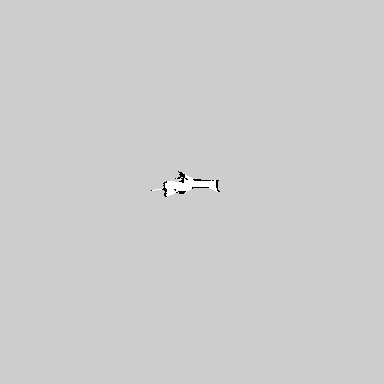
#> input picture map.pgm, 384 x 384 px, found by its file name
$ jupyter execute wall_trace.ipynb   (shell and % lines are left out)
#> lines starting #> are read from the running program, lines starting #| are printed output that depends on the picture; after the words box and inside, x2 and y2 are one past the last pixel; in counts of white or black regions, pixels touching at a corner belong together
<a href="https://colab.research.google.com/github/pelegharel/robotics-final/blob/master/wall_trace.ipynb" target="_parent"></a>

[cell 1]
import numpy as np
from numpy.linalg import norm
from matplotlib import pyplot as plt
from ipywidgets import interact
from ipywidgets import widgets
from IPython.display import display
from itertools import islice, cycle
import cv2

# Wall tracking

[cell 2]
def unit_vector(vector):
  """
  Returns a normalized vector of length 1
  """
  return vector / norm(vector)

def unit_vectors(vectors):
    """ Returns the unit vector of the vector."""
    return vectors / norm(vectors, axis=1).reshape(-1, 1)

def angle_between_many(vector, vector_collection):
    """
    Calculates the angles between one 2D vector vec (An array of size 2)
    to a collection of vectors (an array of size n X 2)
    """
    v1 = unit_vector(vector).reshape(2, 1)
    v2s = unit_vectors(vector_collection)

    cosines = v2s @ v1
    sinuses = np.column_stack((-v2s[:,1], v2s[:,0])) @ v1

    return np.arctan2(sinuses, cosines)

def find_rightside_points(robot_pos, robot_rotation, points_to_filter):
  """
  Given a robot position (row, col) and rotation vectors,
  returns only the points there are to the right of the robot
  from the point of view of the robot.
  """
  vectors = points_to_filter - robot_pos
  angles = angle_between_many(robot_rotation, vectors)
  return points_to_filter[np.where(angles > 0)[0]]

def closest_point(robot_pos, points):
  """
  Given a robot position and a collection of points,
  returns the colsest point
  """
  norms = norm(robot_pos - points, axis=1)
  return points[np.argmin(norms)]

[cell 3]
NEIGHBORS_8_CW = [(0, 1),
                  (1, 1),
                  (1, 0),
                  (1, -1),
                  (0, -1),
                  (-1, -1),
                  (-1, 0),
                  (-1, 1)]

NEIGHBORS_8_CCW = NEIGHBORS_8_CW[::-1]

def neighbor_by_angle(theta):
  """
  Given an angle, calculate the matching 8 neighbor of point (0,0).
  Assuming row, column coordinates and
  that the angle is relative to vector (0, 1)
  """
  if theta < 0:
    theta = 2 * np.pi  + theta
  return NEIGHBORS_8_CW[int(theta // (np.pi / 4)) % 8]

def neighbor_by_direction(direction):
  return neighbor_by_angle(np.arctan2(direction[0], direction[1]))

def cw_neighbors_from(neighbor):
  """
  Given a nieghbor, returns the 8 neighbors starting from that position
  advencing at a clockwise manner.
  """
  start = NEIGHBORS_8_CW.index(neighbor)
  it = cycle(NEIGHBORS_8_CW)
  return list(islice(it, start, start + 8))

def ccw_neighbors_from(neighbor):
  """
  Given a nieghbor, returns the 8 neighbors starting from that position
  advencing at a counter clockwise manner.
  """
  start = NEIGHBORS_8_CCW.index(neighbor)
  it = cycle(NEIGHBORS_8_CCW)
  return list(islice(it, start, start + 8))

def neighbors_from(pos, neighbors):
  return [np.add(pos, n) for n in neighbors]

def track_start_point(wmap, robot_position, wall_point):
  vec = np.subtract(wall_point, robot_position)
  neighbor = neighbor_by_direction(vec)


  return next(((r, c)
               for r, c in neighbors_from(wall_point,
                                          ccw_neighbors_from(neighbor))
               if wmap[r, c] == VACANT),
              None)

def next_wall_trace_pos(wmap, pos, direction):
  neighbor = neighbor_by_direction(direction)

  worldrow, worldcol = np.add(pos, neighbor)

  if wmap[worldrow, worldcol] == VACANT:
    rotations = cw_neighbors_from(neighbor)
    world_neighbors = [np.add(pos, n) for n in rotations]
    next_world_neighbors = world_neighbors[1:]
  elif wmap[worldrow, worldcol] == OCCUPIED:
    rotations = ccw_neighbors_from(neighbor)
    next_world_neighbors = [np.add(pos, n) for n in rotations]
    world_neighbors = next_world_neighbors[1:]
  else:
    return None

  return next(
      (
          (rot, (cr, cc))
          for rot, (cr, cc), (nr, nv) in zip(rotations,
                                             world_neighbors,
                                             next_world_neighbors)
          if all([(wmap[cr, cc] == VACANT),
                  (wmap[nr, nv] == OCCUPIED),
                  ((cr, cc) != pos)])
      ),
      None)

def track_wall(wmap,
               robot_position, robot_rotation,
               wall_point):
  pos = track_start_point(wmap, robot_position, wall_point)
  rot = robot_rotation
  while True:
    yield pos
    next_trace = next_wall_trace_pos(wmap, pos, rot)
    if next_trace is None:
      return
    rot, pos = next_trace

[cell 4]
def plot_state(world_map,
               points_of_right,
               min_right_point,
               robot_pos,
               robot_rotation,
               track_start,
               track_points):
  """
  Plots the map of the world and deduced properties
  """
  plt.imshow(world_map)
  plt.scatter(points_of_right[:,1],
              points_of_right[:,0],
              color='green')

  plt.scatter(*min_right_point[::-1], color='blue')
  plt.scatter(*robot_pos[::-1], color='red')
  plt.arrow(robot_pos[1], robot_pos[0],
            3 * robot_rotation[1],
            3 * robot_rotation[0],
            color='red')

  track_arr = np.array(track_points)
  plt.scatter(track_arr[:, 1], track_arr[:, 0], color="yellow")
  plt.scatter(*track_start[::-1], color="pink")

[cell 5]
VACANT = 254
UKNOWN = 205
OCCUPIED = 0

wm = cv2.imread("robotics-final/map.pgm")[150:200, 150:250, 1]
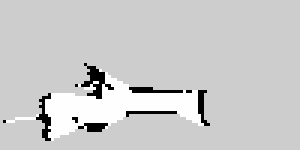
#> wm: shape (50, 100) (shown 3 times larger); min 0, max 254, mean 202.7
wm[20:33, 45:50] = OCCUPIED
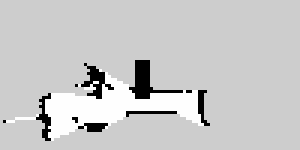
#> wm: shape (50, 100) (shown 3 times larger); 1.1% of pixels changed, all inside (x1, y1, x2, y2) = (45, 20, 50, 33)
wm[22:33, 46:49] = VACANT
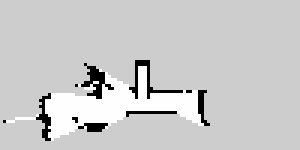
#> wm: shape (50, 100) (shown 3 times larger); 0.66% of pixels changed, all inside (x1, y1, x2, y2) = (46, 22, 49, 33)

robot_pos = (33, 55)

robot_rotation = (0, -1)

rightside_points = find_rightside_points(robot_pos,
                                         robot_rotation,
                                         np.argwhere(wm == OCCUPIED))
#> in find_rightside_points, `vectors = points_to_filter - robot_pos`: vectors = 200 pairs, first value -13 to 13, second value -54 to 14
#> in angle_between_many, `v2s = unit_vectors(vector_collection)`: v2s = 200 pairs, first value -1 to 1, second value -1 to 1
#> in angle_between_many, `cosines = v2s @ v1`: cosines = 200 values, max 1 at index 111, min -1 at index 113, mean 0.591
#> in angle_between_many, `sinuses = np.column_stack((-v2s[:,1], v2s[:,0])) @ v1`: sinuses = 200 values, max 1 at index 81, min -1 at index 139, mean 0.0824
#> in find_rightside_points, `angles = angle_between_many(robot_rotation, vectors)`: angles = 200 values, max 3.14 at index 113, min -3.06 at index 117, mean 0.097
#> rightside_points = 113 pairs, first value 20 to 33, second value 14 to 68

min_right_point = closest_point(robot_pos, rightside_points)
#> in closest_point, `norms = norm(robot_pos - points, axis=1)`: norms = 113 values, max 41.01 at index 102, min 3 at index 81, mean 17.68
#> min_right_point = [30, 55]


track_points = list(track_wall(wm, robot_pos, robot_rotation, min_right_point))
#> track_points = 35 pairs, first value 22 to 33, second value 42 to 54

plot_state(wm,
           points_of_right=rightside_points,
           min_right_point=min_right_point,
           robot_pos=robot_pos,
           robot_rotation=robot_rotation,
           track_start=track_start_point(wm, robot_pos, min_right_point),
           track_points=track_points)
#> in plot_state, `track_arr = np.array(track_points)`: track_arr has the same summary as track_points outside plot_state
